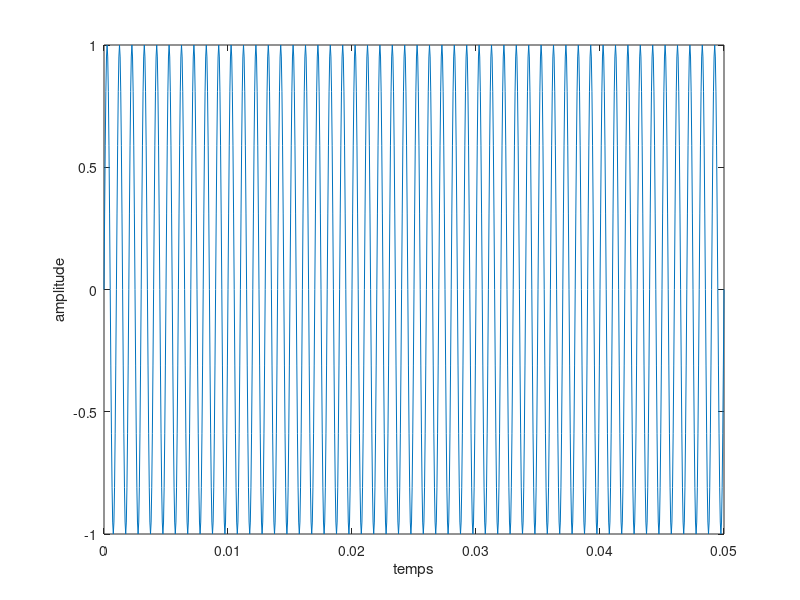
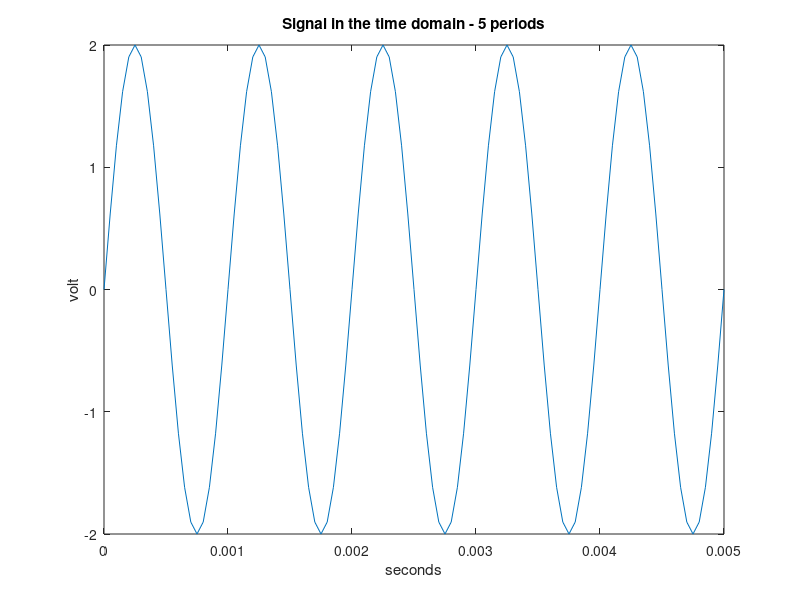

MATLAB code to generate these figures, in order:

x1 = 0: 1/20000 : 5*10^(-2);
y1 =  sin(2*pi*1000*x1);
figure
plot(x1,y1)
xlabel('temps')
ylabel('amplitude')


x = 0 : 1/20000 : 5*10^(-3);
y = 2*sin(2*pi*1000*x);
figure
plot(x,y)
xlabel('seconds')
ylabel('volt')
title('Signal in the time domain - 5 periods')

moyenne = 0;
for compteur = 1 : 1 : length(x)
    moyenne = moyenne + x(1,compteur);
end
moyenne = moyenne/length(x);
moyenne

puissance = 0;
for compteur = 1 : 1 : length(x)
    puissance = puissance + x(1,compteur)^2;
end
puissance = puissance/length(x);
puissance

valeff = sqrt(puissance);
valeff



